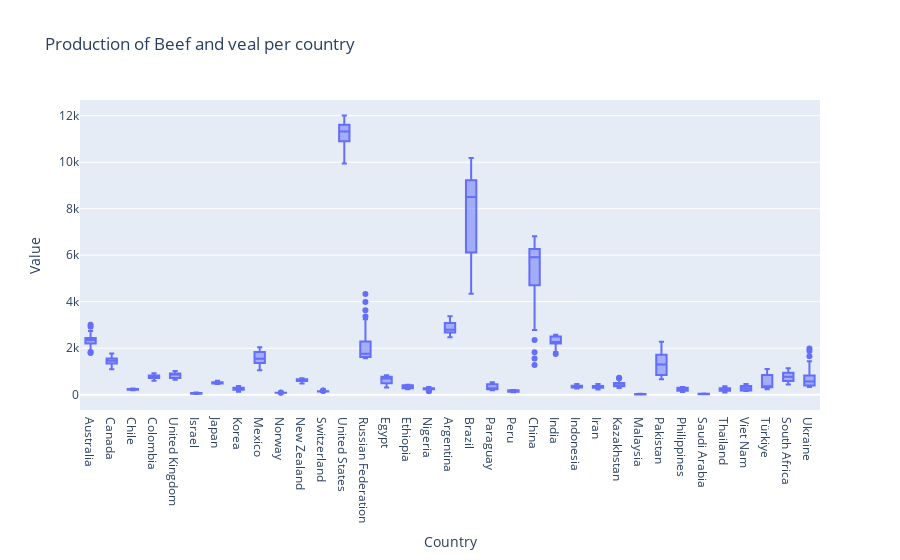
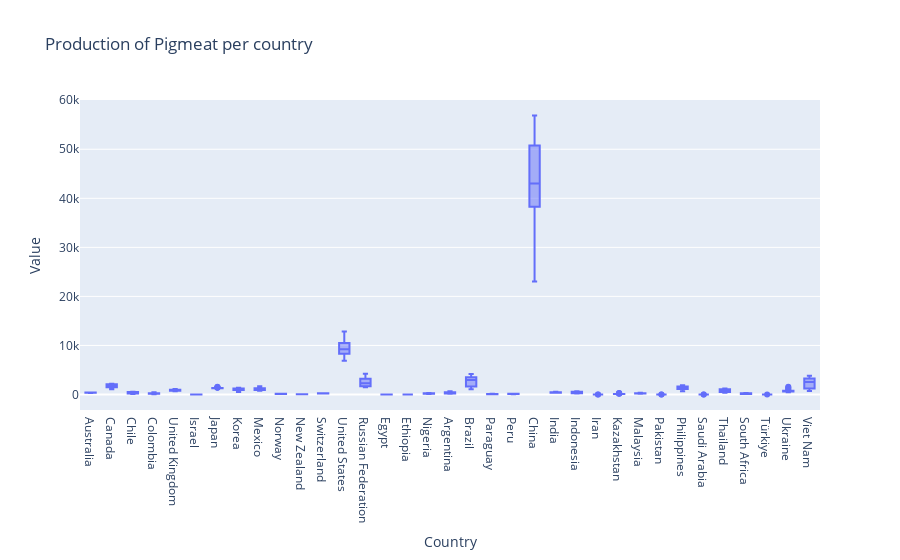
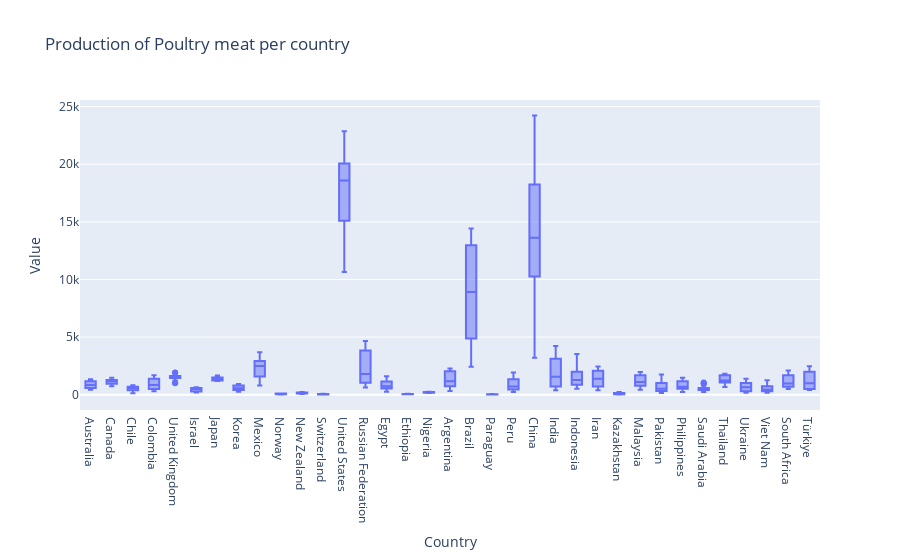
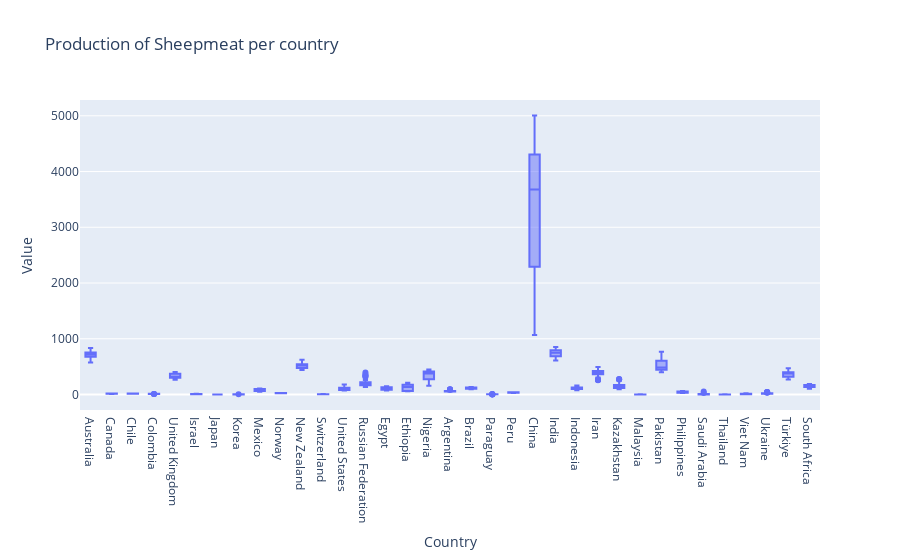

Notebook code for these charts, in order:
### Code cell
# Create a meat type list
meat_types = ['Beef and veal', 'Pigmeat', 'Poultry meat', 'Sheepmeat']

# Create a box plot for the production of each type of meat and per country.

for meat_type in meat_types:
    meat_values = production_country.loc[production_country['Type_of_meat'] == meat_type]
    
    fig = px.box(meat_values, x="Country", y="Value", title=f"Production of {meat_type} per country")
    fig.show()
    print()

### Figure 1 — Plotly figure (JSON) as saved in the notebook; plotly's stock layout.template omitted (floating-point values rounded to 4 significant figures; data arrays with more than 128 entries replaced by an {"elided": "..."} marker saying what was removed)
{"data": [{"alignmentgroup": "True", "hovertemplate": "Country=%{x}<br>Value=%{y}<extra></extra>", "legendgroup": "", "marker": {"color": "#636efa"}, "name": "", "notched": false, "offsetgroup": "", "orientation": "v", "showlegend": false, "type": "box", "x": {"elided": "1155 str values"}, "x0": " ", "xaxis": "x", "y": {"elided": "1155 float values"}, "y0": " ", "yaxis": "y"}], "layout": {"boxmode": "group", "legend": {"tracegroupgap": 0}, "title": {"text": "Production of Beef and veal per country"}, "xaxis": {"anchor": "y", "domain": [0, 1], "title": {"text": "Country"}}, "yaxis": {"anchor": "x", "domain": [0, 1], "title": {"text": "Value"}}}}

### Figure 2 — Plotly figure (JSON) as saved in the notebook; plotly's stock layout.template omitted (floating-point values rounded to 4 significant figures; data arrays with more than 128 entries replaced by an {"elided": "..."} marker saying what was removed)
{"data": [{"alignmentgroup": "True", "hovertemplate": "Country=%{x}<br>Value=%{y}<extra></extra>", "legendgroup": "", "marker": {"color": "#636efa"}, "name": "", "notched": false, "offsetgroup": "", "orientation": "v", "showlegend": false, "type": "box", "x": {"elided": "1155 str values"}, "x0": " ", "xaxis": "x", "y": {"elided": "1155 float values"}, "y0": " ", "yaxis": "y"}], "layout": {"boxmode": "group", "legend": {"tracegroupgap": 0}, "title": {"text": "Production of Pigmeat per country"}, "xaxis": {"anchor": "y", "domain": [0, 1], "title": {"text": "Country"}}, "yaxis": {"anchor": "x", "domain": [0, 1], "title": {"text": "Value"}}}}

### Figure 3 — Plotly figure (JSON) as saved in the notebook; plotly's stock layout.template omitted (floating-point values rounded to 4 significant figures; data arrays with more than 128 entries replaced by an {"elided": "..."} marker saying what was removed)
{"data": [{"alignmentgroup": "True", "hovertemplate": "Country=%{x}<br>Value=%{y}<extra></extra>", "legendgroup": "", "marker": {"color": "#636efa"}, "name": "", "notched": false, "offsetgroup": "", "orientation": "v", "showlegend": false, "type": "box", "x": {"elided": "1155 str values"}, "x0": " ", "xaxis": "x", "y": {"elided": "1155 float values"}, "y0": " ", "yaxis": "y"}], "layout": {"boxmode": "group", "legend": {"tracegroupgap": 0}, "title": {"text": "Production of Poultry meat per country"}, "xaxis": {"anchor": "y", "domain": [0, 1], "title": {"text": "Country"}}, "yaxis": {"anchor": "x", "domain": [0, 1], "title": {"text": "Value"}}}}

### Figure 4 — Plotly figure (JSON) as saved in the notebook; plotly's stock layout.template omitted (floating-point values rounded to 4 significant figures; data arrays with more than 128 entries replaced by an {"elided": "..."} marker saying what was removed)
{"data": [{"alignmentgroup": "True", "hovertemplate": "Country=%{x}<br>Value=%{y}<extra></extra>", "legendgroup": "", "marker": {"color": "#636efa"}, "name": "", "notched": false, "offsetgroup": "", "orientation": "v", "showlegend": false, "type": "box", "x": {"elided": "1155 str values"}, "x0": " ", "xaxis": "x", "y": {"elided": "1155 float values"}, "y0": " ", "yaxis": "y"}], "layout": {"boxmode": "group", "legend": {"tracegroupgap": 0}, "title": {"text": "Production of Sheepmeat per country"}, "xaxis": {"anchor": "y", "domain": [0, 1], "title": {"text": "Country"}}, "yaxis": {"anchor": "x", "domain": [0, 1], "title": {"text": "Value"}}}}
